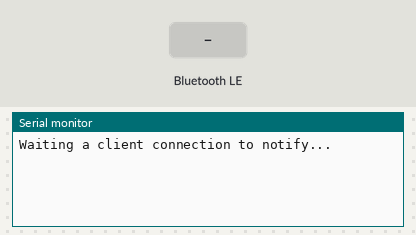
A sketch run on a simulated ESP32. Parts: the last lines printed to the serial monitor. Inputs (shaded band) come from the test bench. Nothing arrives over Bluetooth unless stated; a phone connects over Bluetooth LE 3 s after start.

Above: at 1.2 s.
1.3 s: Bluetooth LE write "1" received
At 2.5 s:
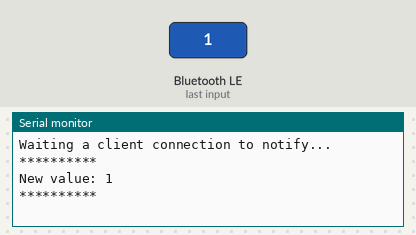
2.8 s: Bluetooth LE write "0" received
At 3.7 s:
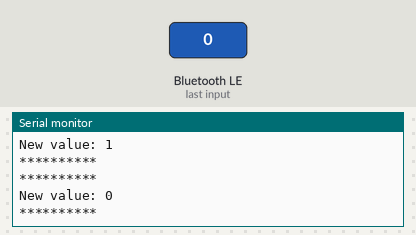
4.3 s: Bluetooth LE write "2" received
At 4.8 s:
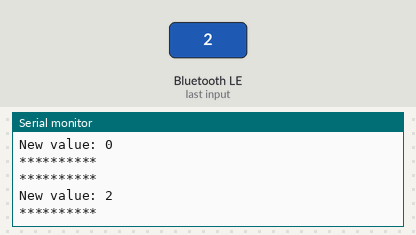

The sketch:

bluetooth.ino
```cpp
#include <BLEDevice.h>
#include <BLEServer.h>
#include <BLEUtils.h>
#include <BLE2902.h>
#include "BluetoothSerial.h"
#include "soc/soc.h"
#include "soc/rtc_cntl_reg.h"
BLEServer *pServer = NULL;
BLECharacteristic *pCharacteristic = NULL;
bool deviceConnected = false;
bool oldDeviceConnected = false;

#if !defined(CONFIG_BT_ENABLED) || !defined(CONFIG_BLUEDROID_ENABLED)
#error Bluetooth is not enabled! Please run `make menuconfig` to and enable it
#endif
#define SERVICE_UUID "4fafc201-1fb5-459e-8fcc-c5c9c331914b"
#define CHARACTERISTIC_UUID "beb5483e-36e1-4688-b7f5-ea07361b26a8"

class MyServerCallbacks : public BLEServerCallbacks
{
  void onConnect(BLEServer *pServer)
  {
    deviceConnected = true;
    BLEDevice::startAdvertising();
  };

  void onDisconnect(BLEServer *pServer)
  {
    deviceConnected = false;
  }
};

class MyCallbacks : public BLECharacteristicCallbacks
{
  void onWrite(BLECharacteristic *pCharacteristic)
  {
    std::string value = pCharacteristic->getValue();

    if (value.length() > 0)
    {

      Serial.println("**********");
      Serial.print("New value: ");

      for (int i = 0; i < value.length(); i++)
      {
        Serial.print(value[i]);
      }

      Serial.println();
      Serial.println("**********");
    }
  }
};

void setup()
{
  WRITE_PERI_REG(RTC_CNTL_BROWN_OUT_REG, 0);
  Serial.begin(9600);

  // Create the BLE Device
  BLEDevice::init("ESP32 GET NOTI FROM DEVICE");

  // Create the BLE Server
  pServer = BLEDevice::createServer();
  pServer->setCallbacks(new MyServerCallbacks());

  // Create the BLE Service
  BLEService *pService = pServer->createService(SERVICE_UUID);

  // Create a BLE Characteristic
  pCharacteristic = pService->createCharacteristic(
      CHARACTERISTIC_UUID,
      BLECharacteristic::PROPERTY_READ |
          BLECharacteristic::PROPERTY_WRITE |
          BLECharacteristic::PROPERTY_NOTIFY |
          BLECharacteristic::PROPERTY_INDICATE);

  pCharacteristic->setCallbacks(new MyCallbacks());

  // https://www.bluetooth.com/specifications/gatt/viewer?attributeXmlFile=org.bluetooth.descriptor.gatt.client_characteristic_configuration.xml
  // Create a BLE Descriptor
  pCharacteristic->addDescriptor(new BLE2902());

  // Start the service
  pService->start();

  // Start advertising
  BLEAdvertising *pAdvertising = BLEDevice::getAdvertising();
  pAdvertising->addServiceUUID(SERVICE_UUID);
  pAdvertising->setScanResponse(false);
  pAdvertising->setMinPreferred(0x0); // set value to 0x00 to not advertise this parameter
  BLEDevice::startAdvertising();
  Serial.println("Waiting a client connection to notify...");
}

void loop()
{
  // notify changed value
  //    if (deviceConnected) {
  //        pCharacteristic->setValue((uint8_t*)&value, 4);
  //        pCharacteristic->notify();
  //        value++;
  //        delay(10); // bluetooth stack will go into congestion, if too many packets are sent, in 6 hours test i was able to go as low as 3ms
  //    }
  // disconnecting
  if (!deviceConnected && oldDeviceConnected)
  {
    delay(500);                  // give the bluetooth stack the chance to get things ready
    pServer->startAdvertising(); // restart advertising
    Serial.println("start advertising");
    oldDeviceConnected = deviceConnected;
  }
  // connecting
  if (deviceConnected && !oldDeviceConnected)
  {
    // do stuff here on connecting
    oldDeviceConnected = deviceConnected;
  }
}
```

Measured:
- after the input at 1.3 s, the serial monitor: prints a new line after 0.05 s (image 1)
- after the input at 2.8 s, the serial monitor: prints a new line after 0.05 s (image 2)
- after the input at 4.3 s, the serial monitor: prints a new line after 0.05 s (image 3)
